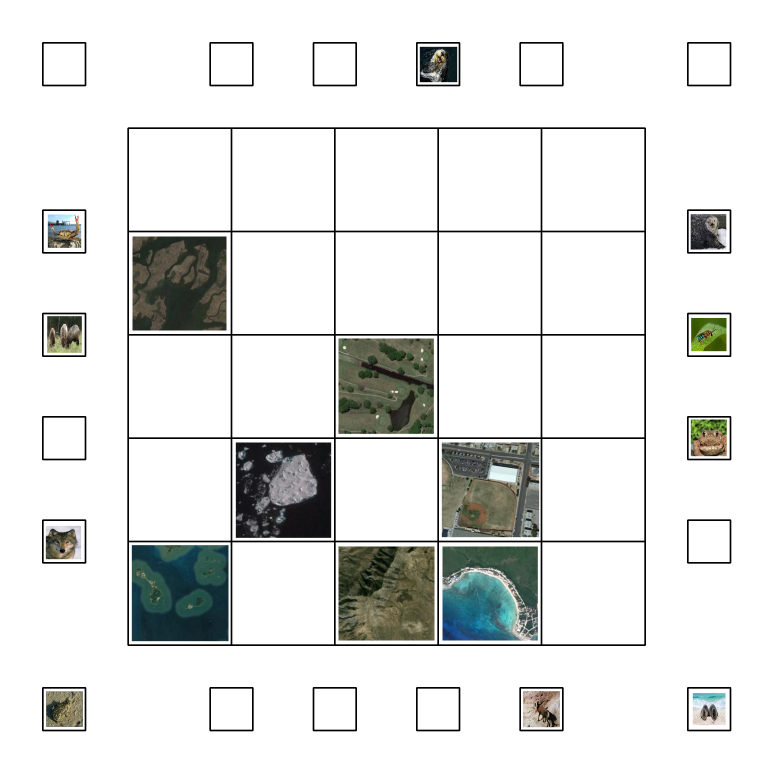
#> input picture HC#3344_Task3/Task 3b Code/Original.png, 2319 x 2319 px (shown at 1/3 size)
$ python -i generate_image.py   (imports and definitions only)   (older library calls are emulated)
#> lines starting #> are read from the running program, lines starting #| are printed output that depends on the picture; after the words box and inside, x2 and y2 are one past the last pixel; in counts of white or black regions, pixels touching at a corner belong together
#> further down, picture is the input picture: shape (2319, 2319, 3); mean B, G, R 225.6, 227, 225.7


'''


* Team_ID    :   HC#3344

* Filename   :   generate_image.py

* Theme      :   E-yrc Homecoming


Functions Used:

    find_animal(contours, hierarchy)

    find_contours(read_input_image)

    find_habitat(contours, hierarchy)

    generate_animal(image, animal, contours, hierarchy)

    generate_habitat(image, habitat, box)

    process_image(image, save)

    read_image(image)

    save_contour(image, animal, habitat, contours, hierarchy, box)


Description:
    Predefined classes for outputs.

'''


import cv2
import numpy as np
from copy import deepcopy
import os
import shutil
import argparse

# [26 lines left out: function read_image, not called in this run]


def find_contours (read_input_image):

    '''
        Argument:

        read_input_image : numpy array of image

        Return:

        A tuple of 3 values consist of image contours location and hierarchy


        Description:


        The function takes image as input and find contours


    '''

    imgray = cv2.cvtColor(read_input_image,cv2.COLOR_BGR2GRAY)
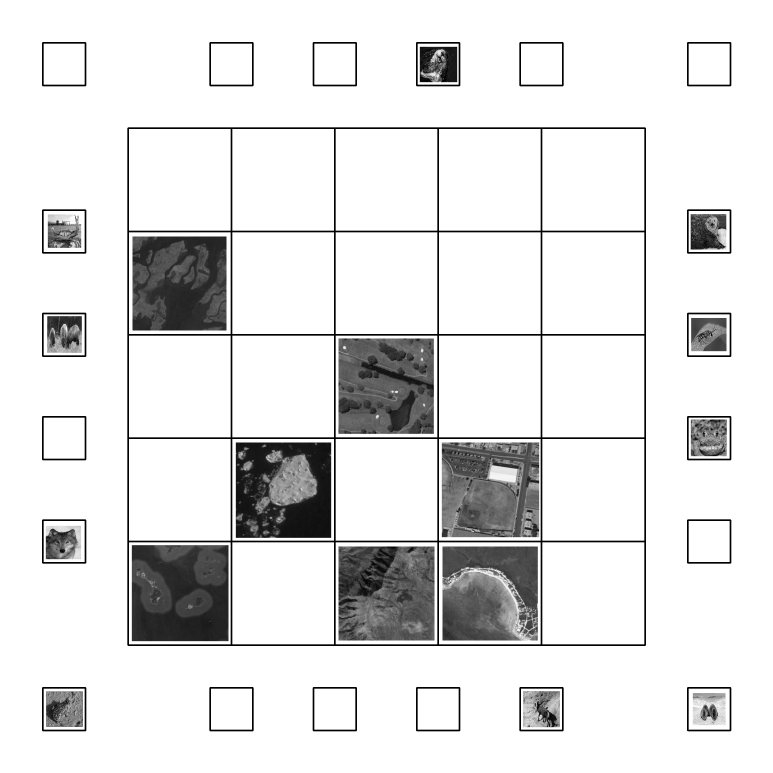
#> imgray: shape (2319, 2319) (shown at 1/3 size); min 0, max 255, mean 226.4
    ret,thresh = cv2.threshold(imgray,240,255,cv2.THRESH_BINARY)
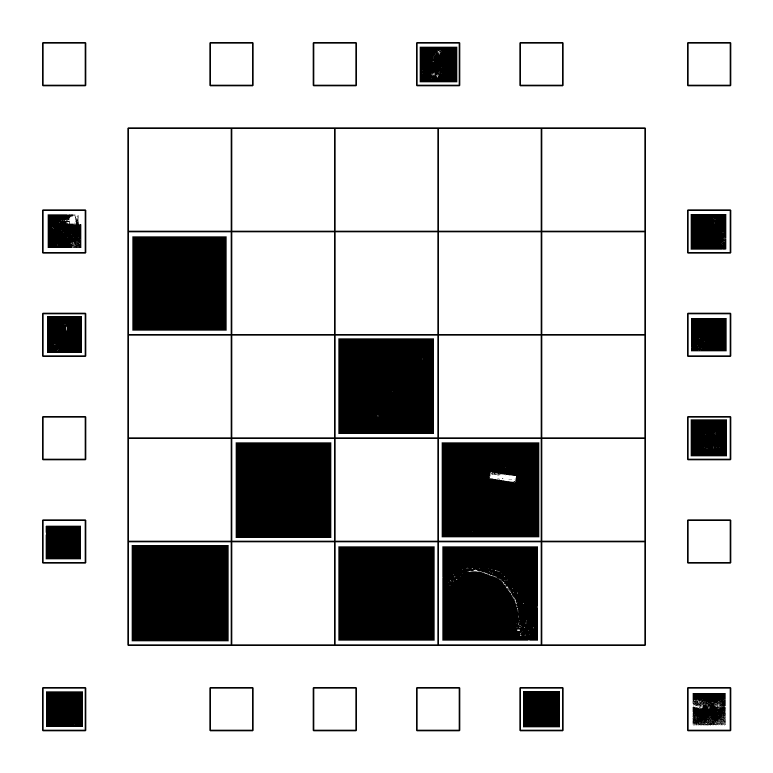
#> thresh: shape (2319, 2319) (shown at 1/3 size); 84.6% white; 51 black regions (13 under 20 px)
    image, contours, hierarchy = cv2.findContours(thresh,cv2.RETR_TREE,cv2.CHAIN_APPROX_SIMPLE)
#> contours = 494 contours, 402 with area under 20; largest, box (x1, y1, x2, y2) and area: (0, 0, 2319, 2319) 5373124, (381, 381, 1939, 1939) 2424231, (1627, 1627, 1933, 1933) 93025, (1317, 1627, 1622, 1933) 92720, (1007, 1627, 1312, 1933) 92720

    return image, contours, hierarchy


# [342 lines left out: functions find_animal, find_habitat, generate_animal, generate_habitat, save_contour, process_image, not called in this run]

>>> import cv2
>>> picture = cv2.imread('../Original.png')
>>> result = find_contours(picture)
#> result has the same summary as contours in find_contours

$ run again, on HC#3344_Task3/Task 3b Code/arena_image_2.png
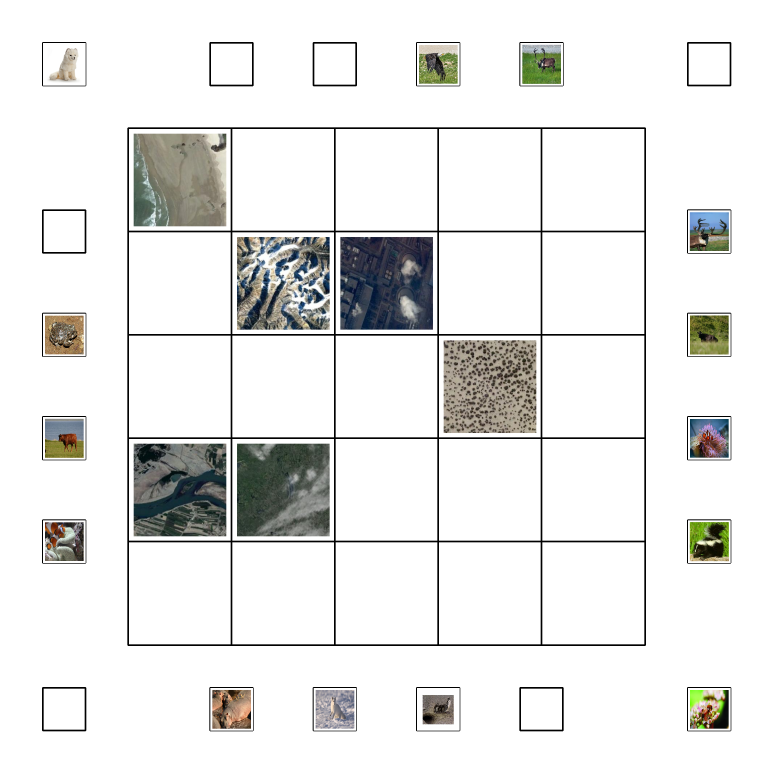
#> input picture HC#3344_Task3/Task 3b Code/arena_image_2.png, 2319 x 2319 px (shown at 1/3 size)
#> picture is the input picture: shape (2319, 2319, 3); mean B, G, R 230.5, 231.7, 231.5
#> in find_contours, `imgray = cv2.cvtColor(read_input_image,cv2.COLOR_BGR2GRAY)`:
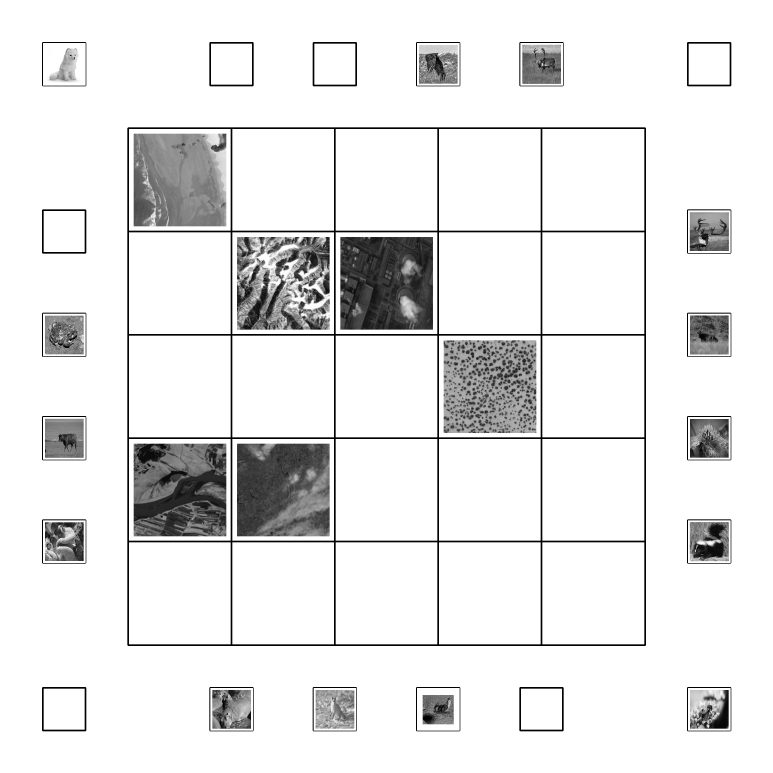
#> imgray: shape (2319, 2319) (shown at 1/3 size); min 0, max 255, mean 231.5
#> in find_contours, `ret,thresh = cv2.threshold(imgray,240,255,cv2.THRESH_BINARY)`:
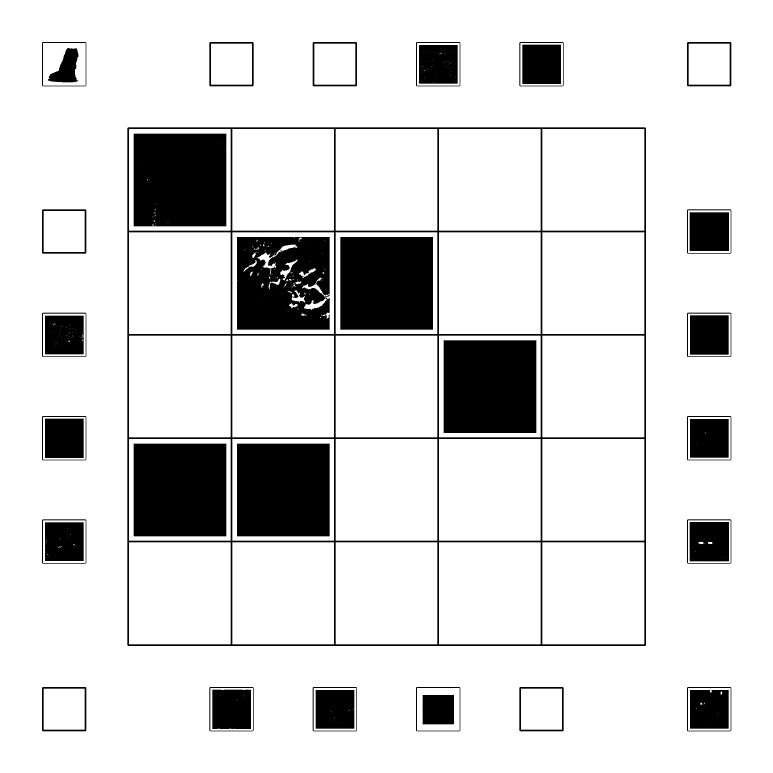
#> thresh: shape (2319, 2319) (shown at 1/3 size); 85.9% white; 53 black regions (12 under 20 px)
#> contours = 354 contours, 247 with area under 20; largest, box (x1, y1, x2, y2) and area: (0, 0, 2319, 2319) 5373124, (381, 381, 1939, 1939) 2424231, (1627, 1627, 1933, 1933) 93025, (1317, 1627, 1622, 1933) 92720, (1007, 1627, 1312, 1933) 92720
#> result has the same summary as contours in find_contours

$ run again, on HC#3344_Task3/Task 3b Code/arena_image_3.png
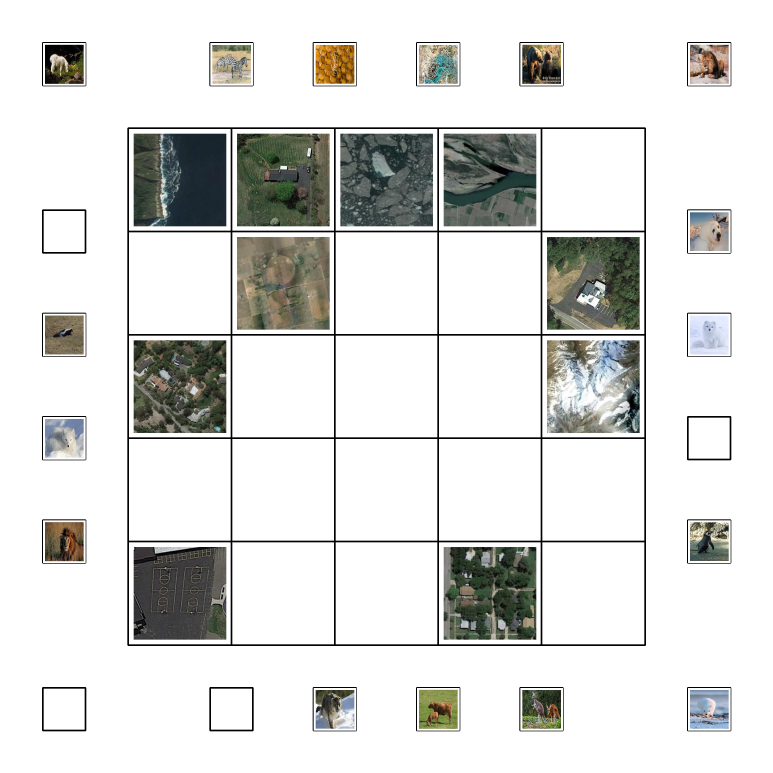
#> input picture HC#3344_Task3/Task 3b Code/arena_image_3.png, 2319 x 2319 px (shown at 1/3 size)
#> picture is the input picture: shape (2319, 2319, 3); mean B, G, R 218.5, 220.6, 220
#> in find_contours, `imgray = cv2.cvtColor(read_input_image,cv2.COLOR_BGR2GRAY)`:
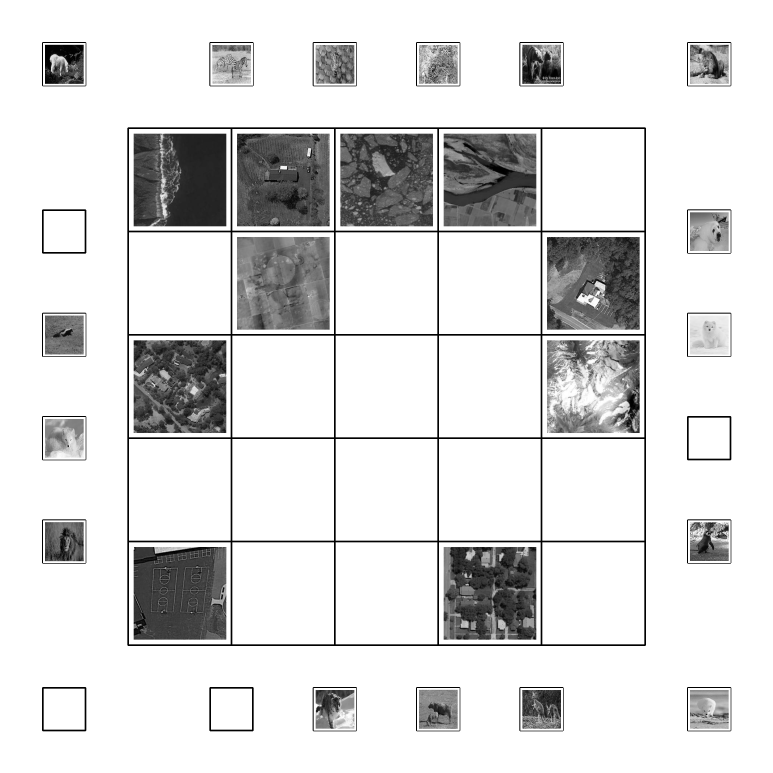
#> imgray: shape (2319, 2319) (shown at 1/3 size); min 0, max 255, mean 220.2
#> in find_contours, `ret,thresh = cv2.threshold(imgray,240,255,cv2.THRESH_BINARY)`:
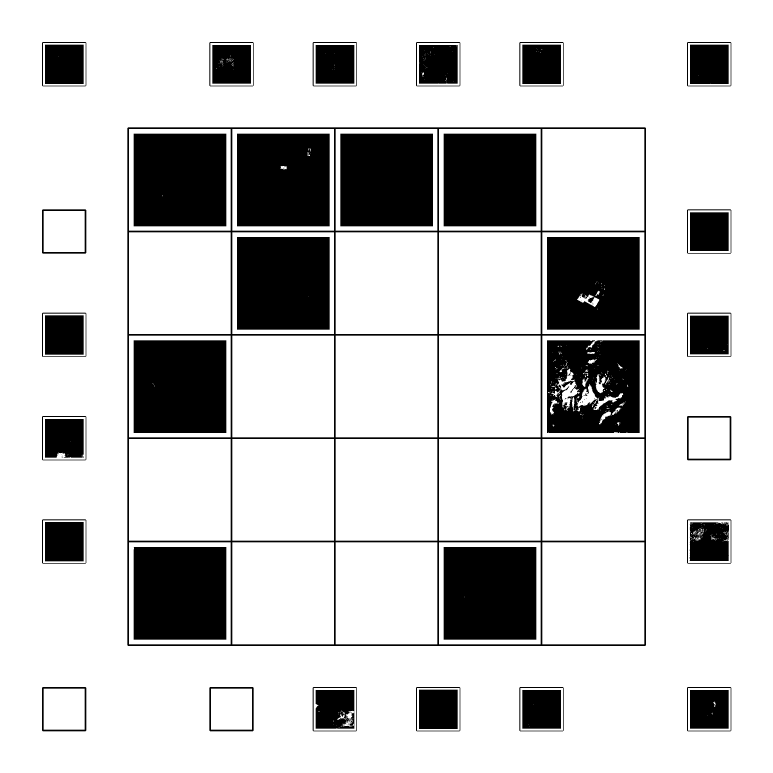
#> thresh: shape (2319, 2319) (shown at 1/3 size); 79.6% white; 96 black regions (46 under 20 px)
#> contours = 633 contours, 505 with area under 20; largest, box (x1, y1, x2, y2) and area: (0, 0, 2319, 2319) 5373124, (381, 381, 1939, 1939) 2424231, (1627, 1627, 1933, 1933) 93025, (1317, 1627, 1622, 1933) 92720, (1007, 1627, 1312, 1933) 92720
#> result has the same summary as contours in find_contours

$ run again, on HC#3344_Task3/Task 3b Code/arena_image_4.png
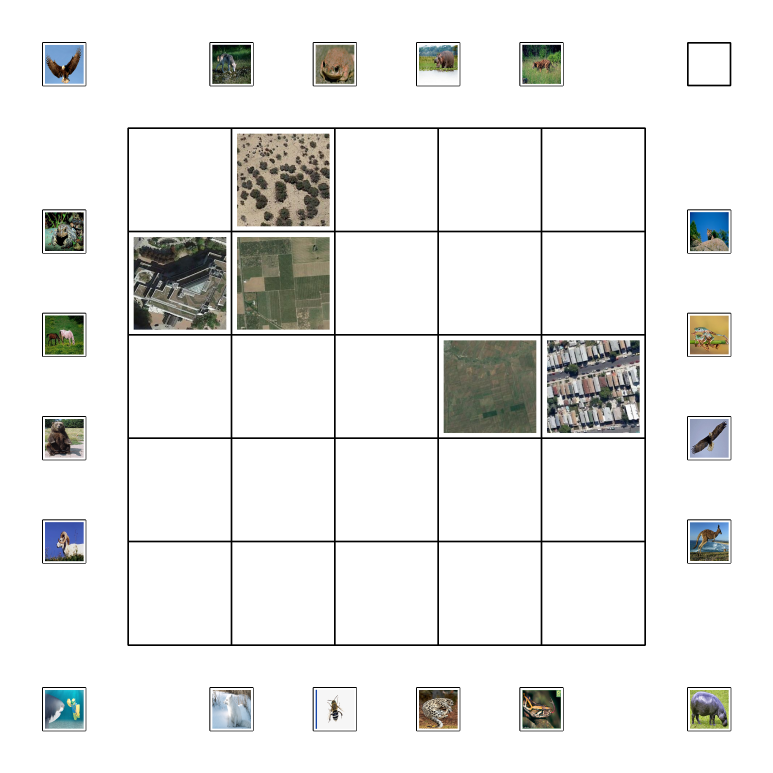
#> input picture HC#3344_Task3/Task 3b Code/arena_image_4.png, 2319 x 2319 px (shown at 1/3 size)
#> picture is the input picture: shape (2319, 2319, 3); mean B, G, R 231.2, 232.6, 232.2
#> in find_contours, `imgray = cv2.cvtColor(read_input_image,cv2.COLOR_BGR2GRAY)`:
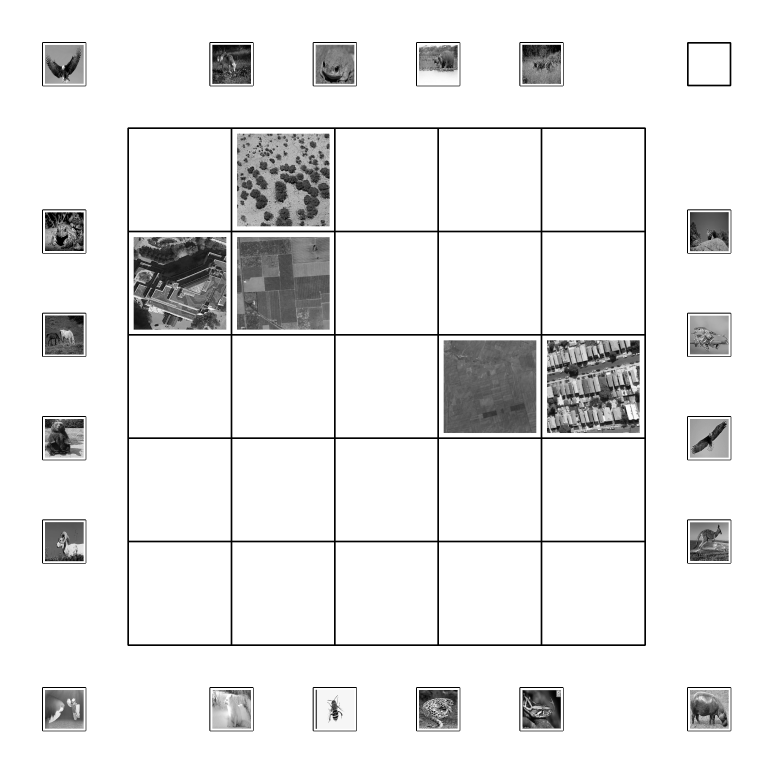
#> imgray: shape (2319, 2319) (shown at 1/3 size); min 0, max 255, mean 232.3
#> in find_contours, `ret,thresh = cv2.threshold(imgray,240,255,cv2.THRESH_BINARY)`:
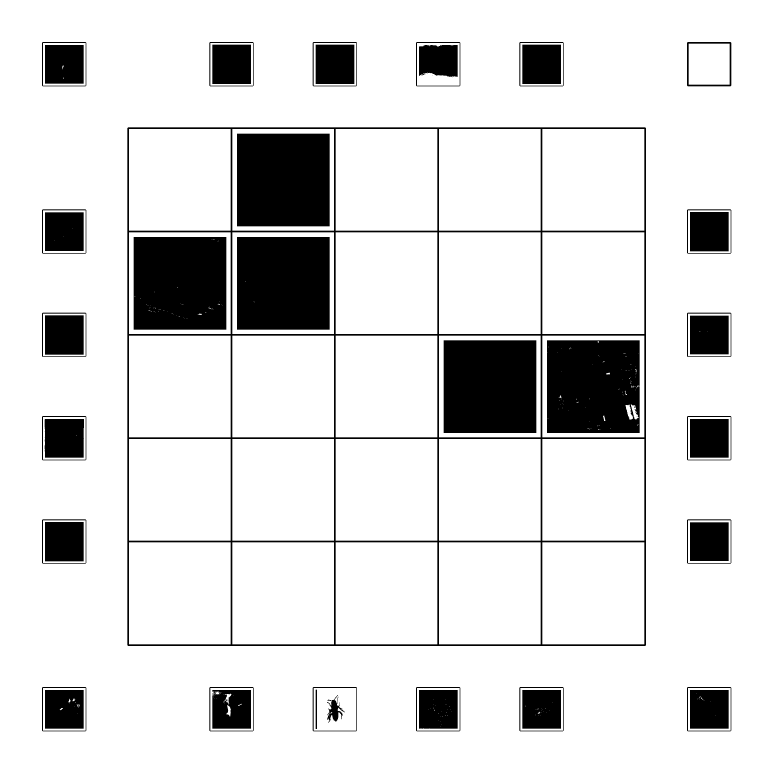
#> thresh: shape (2319, 2319) (shown at 1/3 size); 86.1% white; 53 black regions (7 under 20 px)
#> contours = 361 contours, 258 with area under 20; largest, box (x1, y1, x2, y2) and area: (0, 0, 2319, 2319) 5373124, (381, 381, 1939, 1939) 2424231, (1627, 1627, 1933, 1933) 93025, (1317, 1627, 1622, 1933) 92720, (1007, 1627, 1312, 1933) 92720
#> result has the same summary as contours in find_contours
